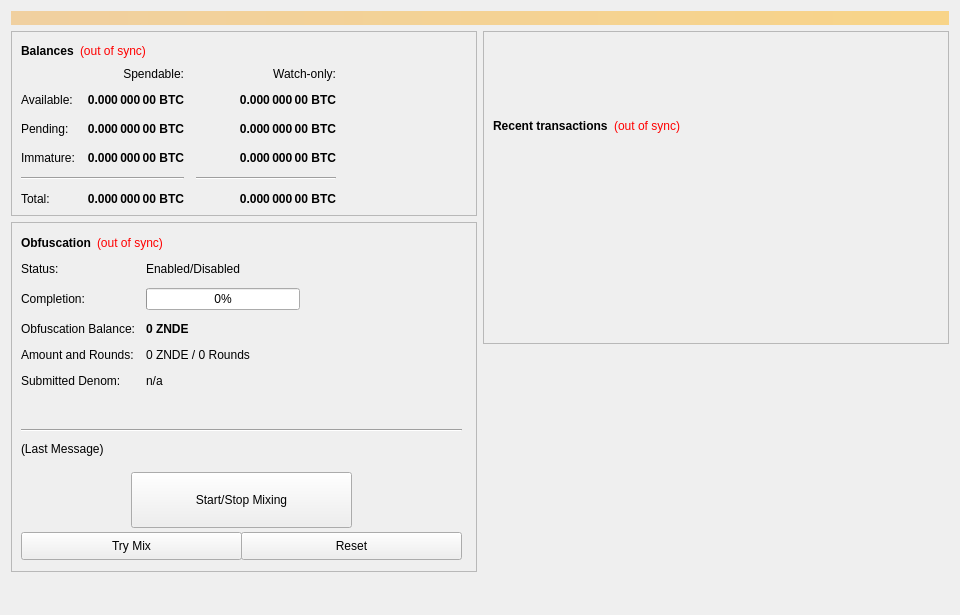
<?xml version="1.0" encoding="UTF-8"?>
<ui version="4.0">
 <class>OverviewPage</class>
 <widget class="QWidget" name="OverviewPage">
  <property name="geometry">
   <rect>
    <x>0</x>
    <y>0</y>
    <width>960</width>
    <height>615</height>
   </rect>
  </property>
  <property name="minimumSize">
   <size>
    <width>960</width>
    <height>0</height>
   </size>
  </property>
  <property name="windowTitle">
   <string>Form</string>
  </property>
  <layout class="QVBoxLayout" name="topLayout">
   <item>
    <widget class="QLabel" name="labelAlerts">
     <property name="visible">
      <bool>false</bool>
     </property>
     <property name="styleSheet">
      <string notr="true">background-color: qlineargradient(x1: 0, y1: 0, x2: 1, y2: 0, stop:0 #F0D0A0, stop:1 #F8D488); color:#000000;</string>
     </property>
     <property name="wordWrap">
      <bool>true</bool>
     </property>
     <property name="margin">
      <number>3</number>
     </property>
    </widget>
   </item>
   <item>
    <layout class="QHBoxLayout" name="horizontalLayout" stretch="1,1">
     <item>
      <layout class="QVBoxLayout" name="verticalLayout_2">
       <item>
        <widget class="QFrame" name="frame">
         <property name="frameShape">
          <enum>QFrame::StyledPanel</enum>
         </property>
         <property name="frameShadow">
          <enum>QFrame::Raised</enum>
         </property>
         <layout class="QVBoxLayout" name="verticalLayout_4">
          <item>
           <layout class="QHBoxLayout" name="horizontalLayout_4">
            <item>
             <widget class="QLabel" name="label_5">
              <property name="font">
               <font>
                <weight>75</weight>
                <bold>true</bold>
               </font>
              </property>
              <property name="text">
               <string>Balances</string>
              </property>
             </widget>
            </item>
            <item>
             <widget class="QLabel" name="labelWalletStatus">
              <property name="cursor">
               <cursorShape>WhatsThisCursor</cursorShape>
              </property>
              <property name="toolTip">
               <string>The displayed information may be out of date. Your wallet automatically synchronizes with the ZNDECoin network after a connection is established, but this process has not completed yet.</string>
              </property>
              <property name="styleSheet">
               <string notr="true">QLabel { color: red; }</string>
              </property>
              <property name="text">
               <string notr="true">(out of sync)</string>
              </property>
              <property name="alignment">
               <set>Qt::AlignLeading|Qt::AlignLeft|Qt::AlignVCenter</set>
              </property>
             </widget>
            </item>
            <item>
             <spacer name="horizontalSpacer_3">
              <property name="orientation">
               <enum>Qt::Horizontal</enum>
              </property>
              <property name="sizeHint" stdset="0">
               <size>
                <width>40</width>
                <height>20</height>
               </size>
              </property>
             </spacer>
            </item>
           </layout>
          </item>
          <item>
           <layout class="QGridLayout" name="gridLayout">
            <property name="spacing">
             <number>12</number>
            </property>
            <item row="2" column="2">
             <widget class="QLabel" name="labelWatchPending">
              <property name="font">
               <font>
                <weight>75</weight>
                <bold>true</bold>
               </font>
              </property>
              <property name="cursor">
               <cursorShape>IBeamCursor</cursorShape>
              </property>
              <property name="toolTip">
               <string>Unconfirmed transactions to watch-only addresses</string>
              </property>
              <property name="text">
               <string notr="true">0.000 000 00 BTC</string>
              </property>
              <property name="alignment">
               <set>Qt::AlignRight|Qt::AlignTrailing|Qt::AlignVCenter</set>
              </property>
              <property name="textInteractionFlags">
               <set>Qt::LinksAccessibleByMouse|Qt::TextSelectableByKeyboard|Qt::TextSelectableByMouse</set>
              </property>
             </widget>
            </item>
            <item row="2" column="1">
             <widget class="QLabel" name="labelUnconfirmed">
              <property name="font">
               <font>
                <weight>75</weight>
                <bold>true</bold>
               </font>
              </property>
              <property name="cursor">
               <cursorShape>IBeamCursor</cursorShape>
              </property>
              <property name="toolTip">
               <string>Total of transactions that have yet to be confirmed, and do not yet count toward the spendable balance</string>
              </property>
              <property name="text">
               <string notr="true">0.000 000 00 BTC</string>
              </property>
              <property name="alignment">
               <set>Qt::AlignRight|Qt::AlignTrailing|Qt::AlignVCenter</set>
              </property>
              <property name="textInteractionFlags">
               <set>Qt::LinksAccessibleByMouse|Qt::TextSelectableByKeyboard|Qt::TextSelectableByMouse</set>
              </property>
             </widget>
            </item>
            <item row="3" column="2">
             <widget class="QLabel" name="labelWatchImmature">
              <property name="font">
               <font>
                <weight>75</weight>
                <bold>true</bold>
               </font>
              </property>
              <property name="cursor">
               <cursorShape>IBeamCursor</cursorShape>
              </property>
              <property name="toolTip">
               <string>Staked or masternode rewards in watch-only addresses that has not yet matured</string>
              </property>
              <property name="text">
               <string notr="true">0.000 000 00 BTC</string>
              </property>
              <property name="alignment">
               <set>Qt::AlignRight|Qt::AlignTrailing|Qt::AlignVCenter</set>
              </property>
              <property name="textInteractionFlags">
               <set>Qt::LinksAccessibleByMouse|Qt::TextSelectableByKeyboard|Qt::TextSelectableByMouse</set>
              </property>
             </widget>
            </item>
            <item row="4" column="0" colspan="2">
             <widget class="Line" name="lineSpendableBalance">
              <property name="orientation">
               <enum>Qt::Horizontal</enum>
              </property>
             </widget>
            </item>
            <item row="4" column="2">
             <widget class="Line" name="lineWatchBalance">
              <property name="sizePolicy">
               <sizepolicy hsizetype="Preferred" vsizetype="Fixed">
                <horstretch>0</horstretch>
                <verstretch>0</verstretch>
               </sizepolicy>
              </property>
              <property name="minimumSize">
               <size>
                <width>140</width>
                <height>0</height>
               </size>
              </property>
              <property name="orientation">
               <enum>Qt::Horizontal</enum>
              </property>
             </widget>
            </item>
            <item row="5" column="0">
             <widget class="QLabel" name="labelTotalText">
              <property name="text">
               <string>Total:</string>
              </property>
             </widget>
            </item>
            <item row="3" column="1">
             <widget class="QLabel" name="labelImmature">
              <property name="font">
               <font>
                <weight>75</weight>
                <bold>true</bold>
               </font>
              </property>
              <property name="cursor">
               <cursorShape>IBeamCursor</cursorShape>
              </property>
              <property name="toolTip">
               <string>Staked or masternode rewards that has not yet matured</string>
              </property>
              <property name="text">
               <string notr="true">0.000 000 00 BTC</string>
              </property>
              <property name="alignment">
               <set>Qt::AlignRight|Qt::AlignTrailing|Qt::AlignVCenter</set>
              </property>
              <property name="textInteractionFlags">
               <set>Qt::LinksAccessibleByMouse|Qt::TextSelectableByKeyboard|Qt::TextSelectableByMouse</set>
              </property>
             </widget>
            </item>
            <item row="2" column="3">
             <spacer name="horizontalSpacer_2">
              <property name="orientation">
               <enum>Qt::Horizontal</enum>
              </property>
              <property name="sizeHint" stdset="0">
               <size>
                <width>40</width>
                <height>20</height>
               </size>
              </property>
             </spacer>
            </item>
            <item row="3" column="0">
             <widget class="QLabel" name="labelImmatureText">
              <property name="text">
               <string>Immature:</string>
              </property>
             </widget>
            </item>
            <item row="5" column="1">
             <widget class="QLabel" name="labelTotal">
              <property name="font">
               <font>
                <weight>75</weight>
                <bold>true</bold>
               </font>
              </property>
              <property name="cursor">
               <cursorShape>IBeamCursor</cursorShape>
              </property>
              <property name="toolTip">
               <string>Your current total balance</string>
              </property>
              <property name="text">
               <string notr="true">0.000 000 00 BTC</string>
              </property>
              <property name="alignment">
               <set>Qt::AlignRight|Qt::AlignTrailing|Qt::AlignVCenter</set>
              </property>
              <property name="textInteractionFlags">
               <set>Qt::LinksAccessibleByMouse|Qt::TextSelectableByKeyboard|Qt::TextSelectableByMouse</set>
              </property>
             </widget>
            </item>
            <item row="5" column="2">
             <widget class="QLabel" name="labelWatchTotal">
              <property name="font">
               <font>
                <weight>75</weight>
                <bold>true</bold>
               </font>
              </property>
              <property name="cursor">
               <cursorShape>IBeamCursor</cursorShape>
              </property>
              <property name="toolTip">
               <string>Current total balance in watch-only addresses</string>
              </property>
              <property name="text">
               <string notr="true">0.000 000 00 BTC</string>
              </property>
              <property name="alignment">
               <set>Qt::AlignRight|Qt::AlignTrailing|Qt::AlignVCenter</set>
              </property>
              <property name="textInteractionFlags">
               <set>Qt::LinksAccessibleByMouse|Qt::TextSelectableByKeyboard|Qt::TextSelectableByMouse</set>
              </property>
             </widget>
            </item>
            <item row="0" column="2">
             <widget class="QLabel" name="labelWatchonly">
              <property name="text">
               <string>Watch-only:</string>
              </property>
              <property name="alignment">
               <set>Qt::AlignRight|Qt::AlignTrailing|Qt::AlignVCenter</set>
              </property>
             </widget>
            </item>
            <item row="1" column="0">
             <widget class="QLabel" name="labelBalanceText">
              <property name="text">
               <string>Available:</string>
              </property>
             </widget>
            </item>
            <item row="1" column="1">
             <widget class="QLabel" name="labelBalance">
              <property name="font">
               <font>
                <weight>75</weight>
                <bold>true</bold>
               </font>
              </property>
              <property name="cursor">
               <cursorShape>IBeamCursor</cursorShape>
              </property>
              <property name="toolTip">
               <string>Your current spendable balance</string>
              </property>
              <property name="text">
               <string notr="true">0.000 000 00 BTC</string>
              </property>
              <property name="alignment">
               <set>Qt::AlignRight|Qt::AlignTrailing|Qt::AlignVCenter</set>
              </property>
              <property name="textInteractionFlags">
               <set>Qt::LinksAccessibleByMouse|Qt::TextSelectableByKeyboard|Qt::TextSelectableByMouse</set>
              </property>
             </widget>
            </item>
            <item row="1" column="2">
             <widget class="QLabel" name="labelWatchAvailable">
              <property name="font">
               <font>
                <weight>75</weight>
                <bold>true</bold>
               </font>
              </property>
              <property name="cursor">
               <cursorShape>IBeamCursor</cursorShape>
              </property>
              <property name="toolTip">
               <string>Your current balance in watch-only addresses</string>
              </property>
              <property name="text">
               <string notr="true">0.000 000 00 BTC</string>
              </property>
              <property name="alignment">
               <set>Qt::AlignRight|Qt::AlignTrailing|Qt::AlignVCenter</set>
              </property>
              <property name="textInteractionFlags">
               <set>Qt::LinksAccessibleByMouse|Qt::TextSelectableByKeyboard|Qt::TextSelectableByMouse</set>
              </property>
             </widget>
            </item>
            <item row="2" column="0">
             <widget class="QLabel" name="labelPendingText">
              <property name="text">
               <string>Pending:</string>
              </property>
             </widget>
            </item>
            <item row="0" column="1">
             <widget class="QLabel" name="labelSpendable">
              <property name="text">
               <string>Spendable:</string>
              </property>
              <property name="alignment">
               <set>Qt::AlignRight|Qt::AlignTrailing|Qt::AlignVCenter</set>
              </property>
             </widget>
            </item>
           </layout>
          </item>
         </layout>
        </widget>
       </item>
       <item>
        <widget class="QFrame" name="frameObfuscation">
         <property name="minimumSize">
          <size>
           <width>0</width>
           <height>350</height>
          </size>
         </property>
         <property name="layoutDirection">
          <enum>Qt::LeftToRight</enum>
         </property>
         <property name="frameShape">
          <enum>QFrame::StyledPanel</enum>
         </property>
         <property name="frameShadow">
          <enum>QFrame::Raised</enum>
         </property>
         <widget class="QWidget" name="formLayoutWidget">
          <property name="geometry">
           <rect>
            <x>10</x>
            <y>40</y>
            <width>451</width>
            <height>161</height>
           </rect>
          </property>
          <layout class="QFormLayout" name="formLayout">
           <property name="fieldGrowthPolicy">
            <enum>QFormLayout::AllNonFixedFieldsGrow</enum>
           </property>
           <property name="horizontalSpacing">
            <number>11</number>
           </property>
           <property name="verticalSpacing">
            <number>12</number>
           </property>
           <item row="0" column="0">
            <widget class="QLabel" name="label_6">
             <property name="text">
              <string>Status:</string>
             </property>
            </widget>
           </item>
           <item row="1" column="0">
            <widget class="QLabel" name="label_7">
             <property name="text">
              <string>Completion:</string>
             </property>
            </widget>
           </item>
           <item row="1" column="1">
            <widget class="QProgressBar" name="obfuscationProgress">
             <property name="maximumSize">
              <size>
               <width>154</width>
               <height>16777215</height>
              </size>
             </property>
             <property name="value">
              <number>0</number>
             </property>
            </widget>
           </item>
           <item row="2" column="0">
            <widget class="QLabel" name="labelAnonymizedText">
             <property name="text">
              <string>Obfuscation Balance:</string>
             </property>
            </widget>
           </item>
           <item row="2" column="1">
            <widget class="QLabel" name="labelAnonymized">
             <property name="font">
              <font>
               <weight>75</weight>
               <bold>true</bold>
              </font>
             </property>
             <property name="text">
              <string notr="true">0 ZNDE</string>
             </property>
            </widget>
           </item>
           <item row="3" column="0">
            <widget class="QLabel" name="label_8">
             <property name="text">
              <string>Amount and Rounds:</string>
             </property>
            </widget>
           </item>
           <item row="3" column="1">
            <widget class="QLabel" name="labelAmountRounds">
             <property name="text">
              <string>0 ZNDE / 0 Rounds</string>
             </property>
            </widget>
           </item>
           <item row="4" column="0">
            <widget class="QLabel" name="label_9">
             <property name="text">
              <string>Submitted Denom:</string>
             </property>
            </widget>
           </item>
           <item row="4" column="1">
            <widget class="QLabel" name="labelSubmittedDenom">
             <property name="toolTip">
              <string>The denominations you submitted to the Masternode.&lt;br&gt;To mix, other users must submit the exact same denominations.</string>
             </property>
             <property name="text">
              <string>n/a</string>
             </property>
            </widget>
           </item>
           <item row="0" column="1">
            <widget class="QLabel" name="obfuscationEnabled">
             <property name="text">
              <string>Enabled/Disabled</string>
             </property>
            </widget>
           </item>
          </layout>
         </widget>
         <widget class="QPushButton" name="runAutoDenom">
          <property name="geometry">
           <rect>
            <x>251</x>
            <y>17</y>
            <width>1</width>
            <height>1</height>
           </rect>
          </property>
          <property name="palette">
           <palette>
            <active>
             <colorrole role="WindowText">
              <brush brushstyle="SolidPattern">
               <color alpha="255">
                <red>0</red>
                <green>0</green>
                <blue>0</blue>
               </color>
              </brush>
             </colorrole>
             <colorrole role="Button">
              <brush brushstyle="SolidPattern">
               <color alpha="255">
                <red>239</red>
                <green>238</green>
                <blue>238</blue>
               </color>
              </brush>
             </colorrole>
             <colorrole role="Light">
              <brush brushstyle="SolidPattern">
               <color alpha="255">
                <red>255</red>
                <green>255</green>
                <blue>255</blue>
               </color>
              </brush>
             </colorrole>
             <colorrole role="Midlight">
              <brush brushstyle="SolidPattern">
               <color alpha="255">
                <red>247</red>
                <green>246</green>
                <blue>246</blue>
               </color>
              </brush>
             </colorrole>
             <colorrole role="Dark">
              <brush brushstyle="SolidPattern">
               <color alpha="255">
                <red>119</red>
                <green>119</green>
                <blue>119</blue>
               </color>
              </brush>
             </colorrole>
             <colorrole role="Mid">
              <brush brushstyle="SolidPattern">
               <color alpha="255">
                <red>159</red>
                <green>159</green>
                <blue>159</blue>
               </color>
              </brush>
             </colorrole>
             <colorrole role="Text">
              <brush brushstyle="SolidPattern">
               <color alpha="255">
                <red>0</red>
                <green>0</green>
                <blue>0</blue>
               </color>
              </brush>
             </colorrole>
             <colorrole role="BrightText">
              <brush brushstyle="SolidPattern">
               <color alpha="255">
                <red>255</red>
                <green>255</green>
                <blue>255</blue>
               </color>
              </brush>
             </colorrole>
             <colorrole role="ButtonText">
              <brush brushstyle="SolidPattern">
               <color alpha="255">
                <red>0</red>
                <green>0</green>
                <blue>0</blue>
               </color>
              </brush>
             </colorrole>
             <colorrole role="Base">
              <brush brushstyle="SolidPattern">
               <color alpha="255">
                <red>255</red>
                <green>255</green>
                <blue>255</blue>
               </color>
              </brush>
             </colorrole>
             <colorrole role="Window">
              <brush brushstyle="SolidPattern">
               <color alpha="255">
                <red>239</red>
                <green>238</green>
                <blue>238</blue>
               </color>
              </brush>
             </colorrole>
             <colorrole role="Shadow">
              <brush brushstyle="SolidPattern">
               <color alpha="255">
                <red>0</red>
                <green>0</green>
                <blue>0</blue>
               </color>
              </brush>
             </colorrole>
             <colorrole role="AlternateBase">
              <brush brushstyle="SolidPattern">
               <color alpha="255">
                <red>247</red>
                <green>246</green>
                <blue>246</blue>
               </color>
              </brush>
             </colorrole>
             <colorrole role="ToolTipBase">
              <brush brushstyle="SolidPattern">
               <color alpha="255">
                <red>255</red>
                <green>255</green>
                <blue>220</blue>
               </color>
              </brush>
             </colorrole>
             <colorrole role="ToolTipText">
              <brush brushstyle="SolidPattern">
               <color alpha="255">
                <red>0</red>
                <green>0</green>
                <blue>0</blue>
               </color>
              </brush>
             </colorrole>
            </active>
            <inactive>
             <colorrole role="WindowText">
              <brush brushstyle="SolidPattern">
               <color alpha="255">
                <red>0</red>
                <green>0</green>
                <blue>0</blue>
               </color>
              </brush>
             </colorrole>
             <colorrole role="Button">
              <brush brushstyle="SolidPattern">
               <color alpha="255">
                <red>239</red>
                <green>238</green>
                <blue>238</blue>
               </color>
              </brush>
             </colorrole>
             <colorrole role="Light">
              <brush brushstyle="SolidPattern">
               <color alpha="255">
                <red>255</red>
                <green>255</green>
                <blue>255</blue>
               </color>
              </brush>
             </colorrole>
             <colorrole role="Midlight">
              <brush brushstyle="SolidPattern">
               <color alpha="255">
                <red>247</red>
                <green>246</green>
                <blue>246</blue>
               </color>
              </brush>
             </colorrole>
             <colorrole role="Dark">
              <brush brushstyle="SolidPattern">
               <color alpha="255">
                <red>119</red>
                <green>119</green>
                <blue>119</blue>
               </color>
              </brush>
             </colorrole>
             <colorrole role="Mid">
              <brush brushstyle="SolidPattern">
               <color alpha="255">
                <red>159</red>
                <green>159</green>
                <blue>159</blue>
               </color>
              </brush>
             </colorrole>
             <colorrole role="Text">
              <brush brushstyle="SolidPattern">
               <color alpha="255">
                <red>0</red>
                <green>0</green>
                <blue>0</blue>
               </color>
              </brush>
             </colorrole>
             <colorrole role="BrightText">
              <brush brushstyle="SolidPattern">
               <color alpha="255">
                <red>255</red>
                <green>255</green>
                <blue>255</blue>
               </color>
              </brush>
             </colorrole>
             <colorrole role="ButtonText">
              <brush brushstyle="SolidPattern">
               <color alpha="255">
                <red>0</red>
                <green>0</green>
                <blue>0</blue>
               </color>
              </brush>
             </colorrole>
             <colorrole role="Base">
              <brush brushstyle="SolidPattern">
               <color alpha="255">
                <red>255</red>
                <green>255</green>
                <blue>255</blue>
               </color>
              </brush>
             </colorrole>
             <colorrole role="Window">
              <brush brushstyle="SolidPattern">
               <color alpha="255">
                <red>239</red>
                <green>238</green>
                <blue>238</blue>
               </color>
              </brush>
             </colorrole>
             <colorrole role="Shadow">
              <brush brushstyle="SolidPattern">
               <color alpha="255">
                <red>0</red>
                <green>0</green>
                <blue>0</blue>
               </color>
              </brush>
             </colorrole>
             <colorrole role="AlternateBase">
              <brush brushstyle="SolidPattern">
               <color alpha="255">
                <red>247</red>
                <green>246</green>
                <blue>246</blue>
               </color>
              </brush>
             </colorrole>
             <colorrole role="ToolTipBase">
              <brush brushstyle="SolidPattern">
               <color alpha="255">
                <red>255</red>
                <green>255</green>
                <blue>220</blue>
               </color>
              </brush>
             </colorrole>
             <colorrole role="ToolTipText">
              <brush brushstyle="SolidPattern">
               <color alpha="255">
                <red>0</red>
                <green>0</green>
                <blue>0</blue>
               </color>
              </brush>
             </colorrole>
            </inactive>
            <disabled>
             <colorrole role="WindowText">
              <brush brushstyle="SolidPattern">
               <color alpha="255">
                <red>119</red>
                <green>119</green>
                <blue>119</blue>
               </color>
              </brush>
             </colorrole>
             <colorrole role="Button">
              <brush brushstyle="SolidPattern">
               <color alpha="255">
                <red>239</red>
                <green>238</green>
                <blue>238</blue>
               </color>
              </brush>
             </colorrole>
             <colorrole role="Light">
              <brush brushstyle="SolidPattern">
               <color alpha="255">
                <red>255</red>
                <green>255</green>
                <blue>255</blue>
               </color>
              </brush>
             </colorrole>
             <colorrole role="Midlight">
              <brush brushstyle="SolidPattern">
               <color alpha="255">
                <red>247</red>
                <green>246</green>
                <blue>246</blue>
               </color>
              </brush>
             </colorrole>
             <colorrole role="Dark">
              <brush brushstyle="SolidPattern">
               <color alpha="255">
                <red>119</red>
                <green>119</green>
                <blue>119</blue>
               </color>
              </brush>
             </colorrole>
             <colorrole role="Mid">
              <brush brushstyle="SolidPattern">
               <color alpha="255">
                <red>159</red>
                <green>159</green>
                <blue>159</blue>
               </color>
              </brush>
             </colorrole>
             <colorrole role="Text">
              <brush brushstyle="SolidPattern">
               <color alpha="255">
                <red>119</red>
                <green>119</green>
                <blue>119</blue>
               </color>
              </brush>
             </colorrole>
             <colorrole role="BrightText">
              <brush brushstyle="SolidPattern">
               <color alpha="255">
                <red>255</red>
                <green>255</green>
                <blue>255</blue>
               </color>
              </brush>
             </colorrole>
             <colorrole role="ButtonText">
              <brush brushstyle="SolidPattern">
               <color alpha="255">
                <red>119</red>
                <green>119</green>
                <blue>119</blue>
               </color>
              </brush>
             </colorrole>
             <colorrole role="Base">
              <brush brushstyle="SolidPattern">
               <color alpha="255">
                <red>239</red>
                <green>238</green>
                <blue>238</blue>
               </color>
              </brush>
             </colorrole>
             <colorrole role="Window">
              <brush brushstyle="SolidPattern">
               <color alpha="255">
                <red>239</red>
                <green>238</green>
                <blue>238</blue>
               </color>
              </brush>
             </colorrole>
             <colorrole role="Shadow">
              <brush brushstyle="SolidPattern">
               <color alpha="255">
                <red>0</red>
                <green>0</green>
                <blue>0</blue>
               </color>
              </brush>
             </colorrole>
             <colorrole role="AlternateBase">
              <brush brushstyle="SolidPattern">
               <color alpha="255">
                <red>239</red>
                <green>238</green>
                <blue>238</blue>
               </color>
              </brush>
             </colorrole>
             <colorrole role="ToolTipBase">
              <brush brushstyle="SolidPattern">
               <color alpha="255">
                <red>255</red>
                <green>255</green>
                <blue>220</blue>
               </color>
              </brush>
             </colorrole>
             <colorrole role="ToolTipText">
              <brush brushstyle="SolidPattern">
               <color alpha="255">
                <red>0</red>
                <green>0</green>
                <blue>0</blue>
               </color>
              </brush>
             </colorrole>
            </disabled>
           </palette>
          </property>
          <property name="focusPolicy">
           <enum>Qt::NoFocus</enum>
          </property>
          <property name="autoFillBackground">
           <bool>true</bool>
          </property>
          <property name="text">
           <string/>
          </property>
          <property name="flat">
           <bool>true</bool>
          </property>
         </widget>
         <widget class="QPushButton" name="toggleObfuscation">
          <property name="geometry">
           <rect>
            <x>120</x>
            <y>250</y>
            <width>221</width>
            <height>56</height>
           </rect>
          </property>
          <property name="sizePolicy">
           <sizepolicy hsizetype="MinimumExpanding" vsizetype="Fixed">
            <horstretch>0</horstretch>
            <verstretch>0</verstretch>
           </sizepolicy>
          </property>
          <property name="text">
           <string>Start/Stop Mixing</string>
          </property>
         </widget>
         <widget class="Line" name="lineLastMessage">
          <property name="geometry">
           <rect>
            <x>10</x>
            <y>200</y>
            <width>441</width>
            <height>16</height>
           </rect>
          </property>
          <property name="orientation">
           <enum>Qt::Horizontal</enum>
          </property>
         </widget>
         <widget class="QLabel" name="obfuscationStatus">
          <property name="geometry">
           <rect>
            <x>10</x>
            <y>220</y>
            <width>451</width>
            <height>61</height>
           </rect>
          </property>
          <property name="minimumSize">
           <size>
            <width>288</width>
            <height>43</height>
           </size>
          </property>
          <property name="text">
           <string>(Last Message)</string>
          </property>
          <property name="alignment">
           <set>Qt::AlignLeading|Qt::AlignLeft|Qt::AlignTop</set>
          </property>
          <property name="wordWrap">
           <bool>true</bool>
          </property>
         </widget>
         <widget class="QPushButton" name="obfuscationAuto">
          <property name="geometry">
           <rect>
            <x>10</x>
            <y>310</y>
            <width>221</width>
            <height>28</height>
           </rect>
          </property>
          <property name="sizePolicy">
           <sizepolicy hsizetype="MinimumExpanding" vsizetype="Fixed">
            <horstretch>0</horstretch>
            <verstretch>0</verstretch>
           </sizepolicy>
          </property>
          <property name="toolTip">
           <string>Try to manually submit a Obfuscation request.</string>
          </property>
          <property name="text">
           <string>Try Mix</string>
          </property>
         </widget>
         <widget class="QPushButton" name="obfuscationReset">
          <property name="geometry">
           <rect>
            <x>230</x>
            <y>310</y>
            <width>221</width>
            <height>28</height>
           </rect>
          </property>
          <property name="sizePolicy">
           <sizepolicy hsizetype="MinimumExpanding" vsizetype="Fixed">
            <horstretch>0</horstretch>
            <verstretch>0</verstretch>
           </sizepolicy>
          </property>
          <property name="toolTip">
           <string>Reset the current status of Obfuscation (can interrupt Obfuscation if it's in the process of Mixing, which can cost you money!)</string>
          </property>
          <property name="autoFillBackground">
           <bool>false</bool>
          </property>
          <property name="text">
           <string>Reset</string>
          </property>
         </widget>
         <widget class="QWidget" name="layoutWidget">
          <property name="geometry">
           <rect>
            <x>10</x>
            <y>10</y>
            <width>431</width>
            <height>22</height>
           </rect>
          </property>
          <layout class="QHBoxLayout" name="horizontalLayout_5">
           <item>
            <widget class="QLabel" name="label_2">
             <property name="font">
              <font>
               <weight>75</weight>
               <bold>true</bold>
              </font>
             </property>
             <property name="text">
              <string>Obfuscation</string>
             </property>
            </widget>
           </item>
           <item>
            <widget class="QLabel" name="labelObfuscationSyncStatus">
             <property name="toolTip">
              <string>The displayed information may be out of date. Your wallet automatically synchronizes with the ZNDECoin network after a connection is established, but this process has not completed yet.</string>
             </property>
             <property name="styleSheet">
              <string notr="true">QLabel { color: red; }</string>
             </property>
             <property name="text">
              <string notr="true">(out of sync)</string>
             </property>
             <property name="alignment">
              <set>Qt::AlignLeading|Qt::AlignLeft|Qt::AlignVCenter</set>
             </property>
            </widget>
           </item>
           <item>
            <spacer name="horizontalSpacer_4">
             <property name="orientation">
              <enum>Qt::Horizontal</enum>
             </property>
             <property name="sizeHint" stdset="0">
              <size>
               <width>40</width>
               <height>20</height>
              </size>
             </property>
            </spacer>
           </item>
          </layout>
         </widget>
        </widget>
       </item>
       <item>
        <spacer name="verticalSpacer">
         <property name="orientation">
          <enum>Qt::Vertical</enum>
         </property>
         <property name="sizeHint" stdset="0">
          <size>
           <width>20</width>
           <height>40</height>
          </size>
         </property>
        </spacer>
       </item>
      </layout>
     </item>
     <item>
      <layout class="QVBoxLayout" name="verticalLayout_3">
       <item>
        <widget class="QFrame" name="frame_2">
         <property name="frameShape">
          <enum>QFrame::StyledPanel</enum>
         </property>
         <property name="frameShadow">
          <enum>QFrame::Raised</enum>
         </property>
         <layout class="QVBoxLayout" name="verticalLayout">
          <item>
           <spacer name="verticalSpacer_3">
            <property name="orientation">
             <enum>Qt::Vertical</enum>
            </property>
            <property name="sizeType">
             <enum>QSizePolicy::Fixed</enum>
            </property>
            <property name="sizeHint" stdset="0">
             <size>
              <width>20</width>
              <height>75</height>
             </size>
            </property>
           </spacer>
          </item>
          <item>
           <layout class="QHBoxLayout" name="horizontalLayout_2">
            <item>
             <widget class="QLabel" name="label_4">
              <property name="font">
               <font>
                <weight>75</weight>
                <bold>true</bold>
               </font>
              </property>
              <property name="text">
               <string>Recent transactions</string>
              </property>
             </widget>
            </item>
            <item>
             <widget class="QLabel" name="labelTransactionsStatus">
              <property name="cursor">
               <cursorShape>WhatsThisCursor</cursorShape>
              </property>
              <property name="toolTip">
               <string>The displayed information may be out of date. Your wallet automatically synchronizes with the ZNDECoin network after a connection is established, but this process has not completed yet.</string>
              </property>
              <property name="styleSheet">
               <string notr="true">QLabel { color: red; }</string>
              </property>
              <property name="text">
               <string notr="true">(out of sync)</string>
              </property>
              <property name="alignment">
               <set>Qt::AlignRight|Qt::AlignTrailing|Qt::AlignVCenter</set>
              </property>
             </widget>
            </item>
            <item>
             <spacer name="horizontalSpacer">
              <property name="orientation">
               <enum>Qt::Horizontal</enum>
              </property>
              <property name="sizeHint" stdset="0">
               <size>
                <width>40</width>
                <height>20</height>
               </size>
              </property>
             </spacer>
            </item>
           </layout>
          </item>
          <item>
           <widget class="QListView" name="listTransactions">
            <property name="styleSheet">
             <string notr="true">QListView { background: transparent; }</string>
            </property>
            <property name="frameShape">
             <enum>QFrame::NoFrame</enum>
            </property>
            <property name="verticalScrollBarPolicy">
             <enum>Qt::ScrollBarAlwaysOff</enum>
            </property>
            <property name="horizontalScrollBarPolicy">
             <enum>Qt::ScrollBarAlwaysOff</enum>
            </property>
            <property name="selectionMode">
             <enum>QAbstractItemView::NoSelection</enum>
            </property>
           </widget>
          </item>
         </layout>
        </widget>
       </item>
       <item>
        <spacer name="verticalSpacer_2">
         <property name="orientation">
          <enum>Qt::Vertical</enum>
         </property>
         <property name="sizeType">
          <enum>QSizePolicy::Expanding</enum>
         </property>
         <property name="sizeHint" stdset="0">
          <size>
           <width>20</width>
           <height>40</height>
          </size>
         </property>
        </spacer>
       </item>
      </layout>
     </item>
    </layout>
   </item>
  </layout>
 </widget>
 <resources/>
 <connections/>
</ui>
